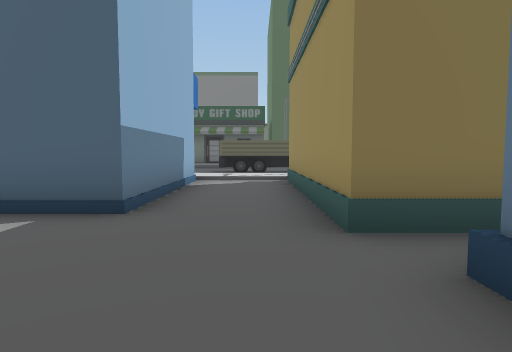
View 1 (above)

24 first-person views from a walk through a Unity game level. The camera is 1.4 m above the floor, tilts 4° down and sees 75° across. The floor is counted in squares, 2 m on a side. Each view is taken from the middle of a square. On the plan, view 1 faces up. The plan holds only what a view shows up to about 10 squares ahead; the rest is blank. The place goes on beyond the plan.

View 2
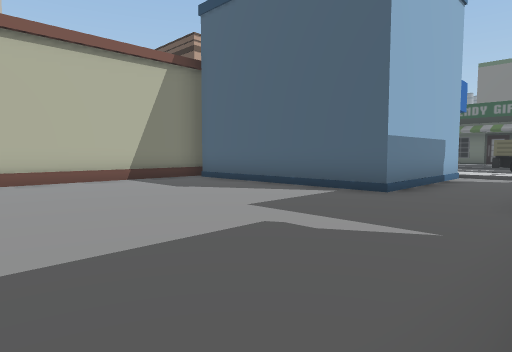

View 3
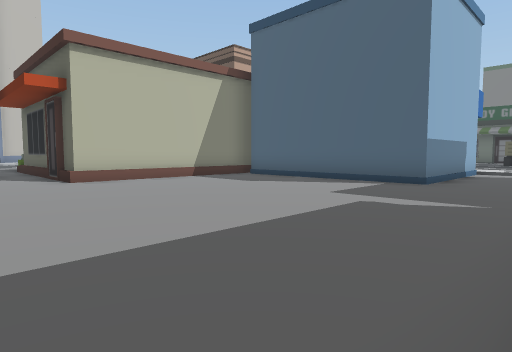

View 4
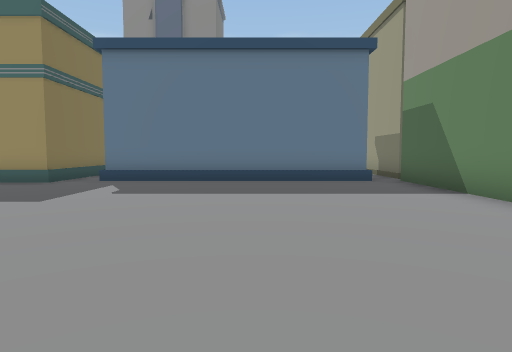

View 5
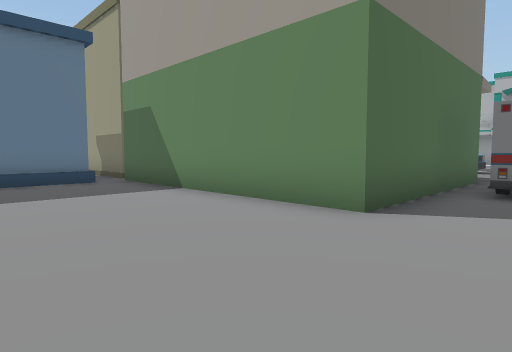

View 6
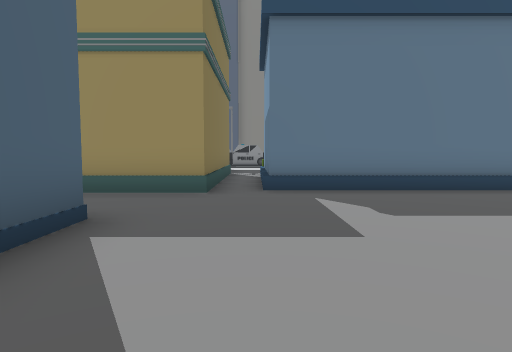

View 7
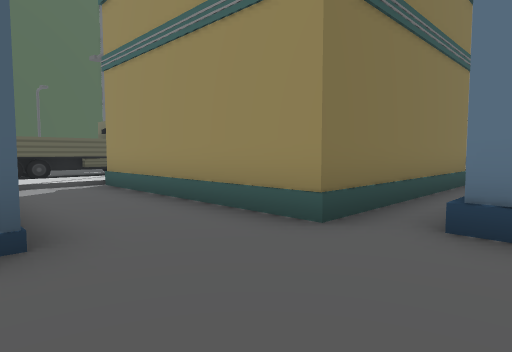

View 8
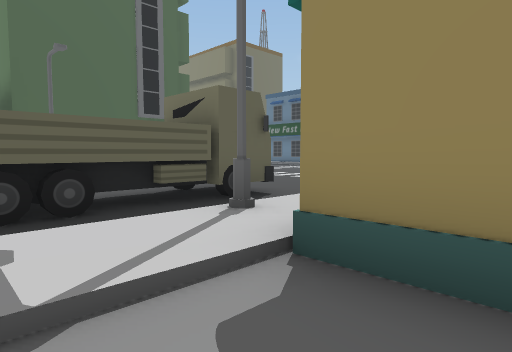

View 9
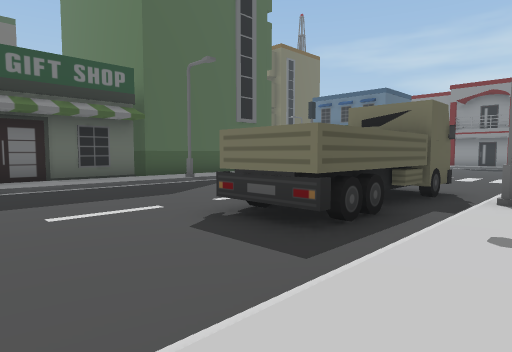

View 10
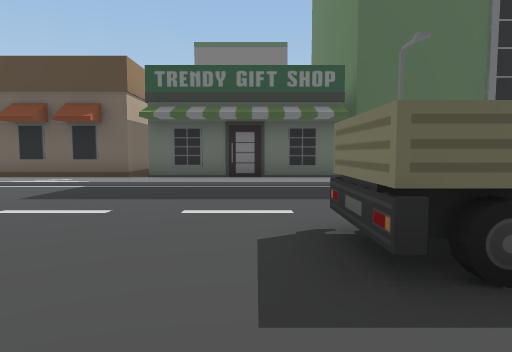

View 11
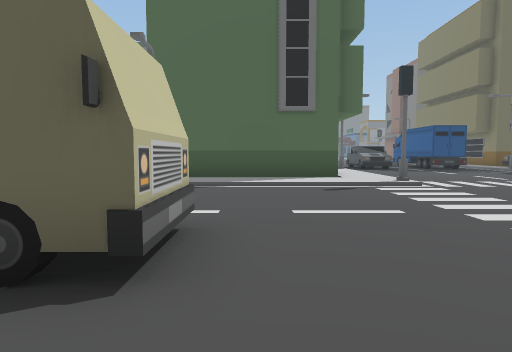

View 12
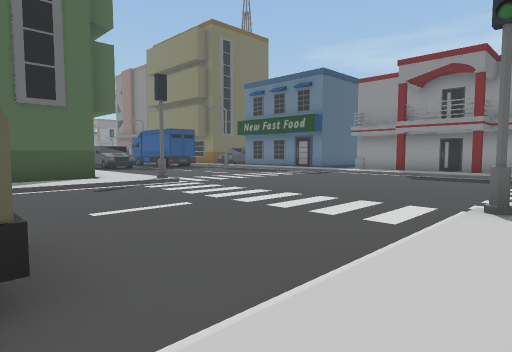

View 13
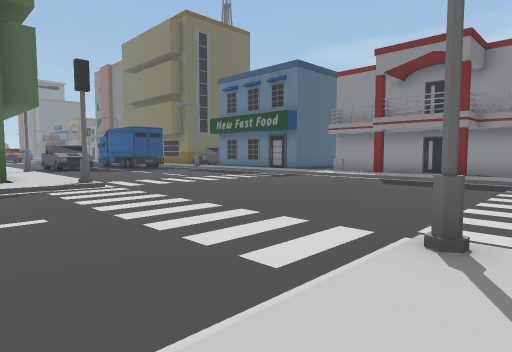

View 14
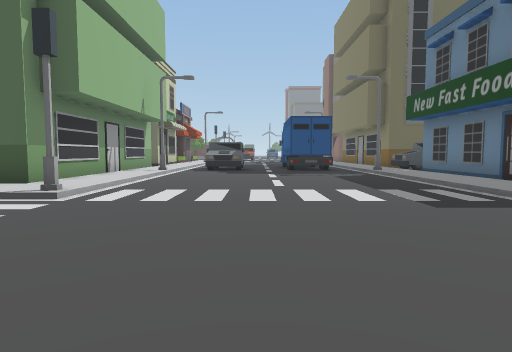

View 15
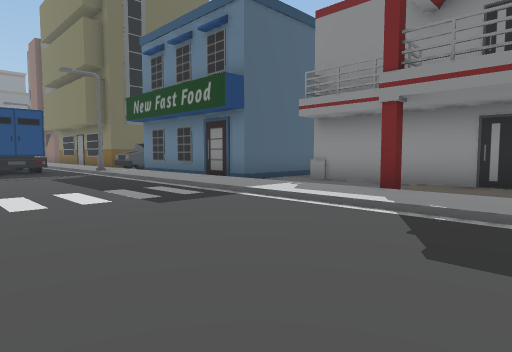

View 16
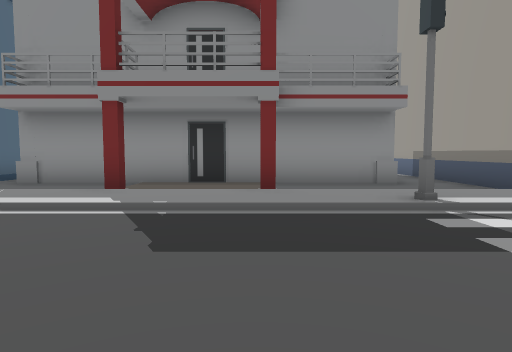

View 17
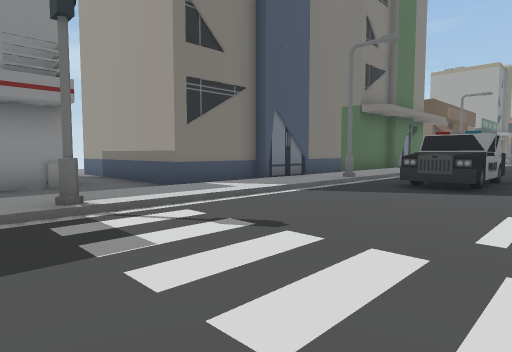

View 18
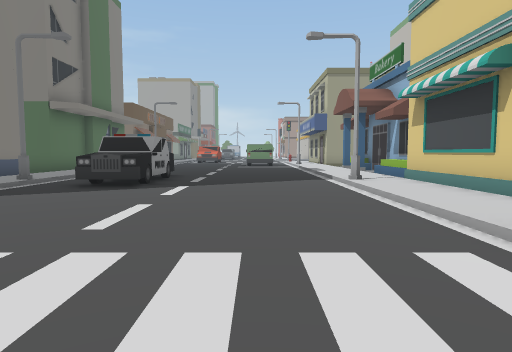

View 19
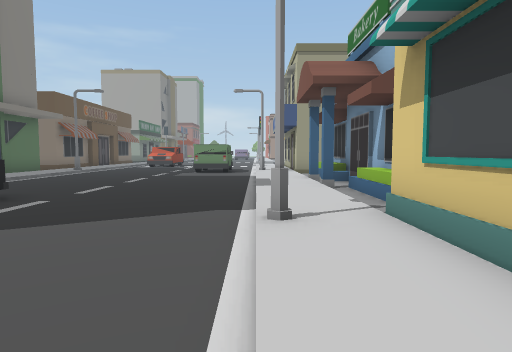

View 20
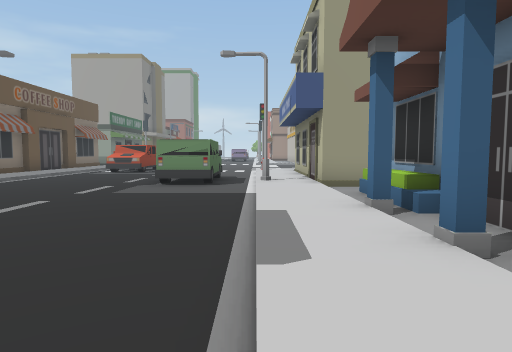

View 21
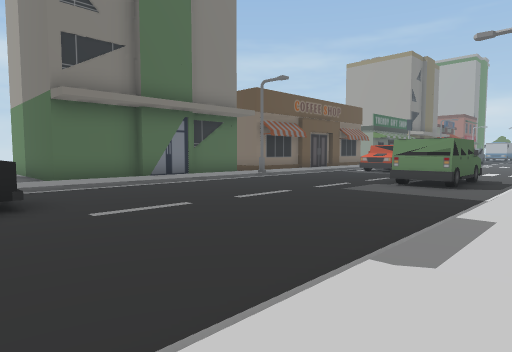

View 22
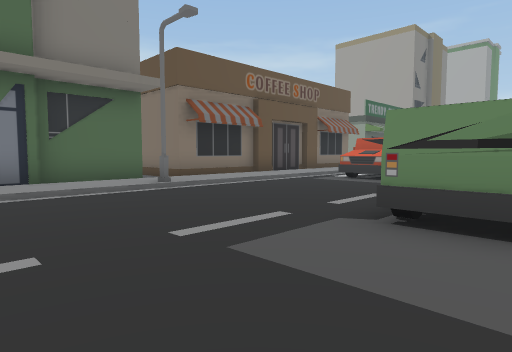

View 23
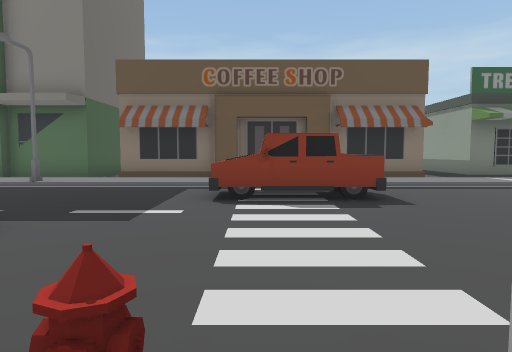

View 24
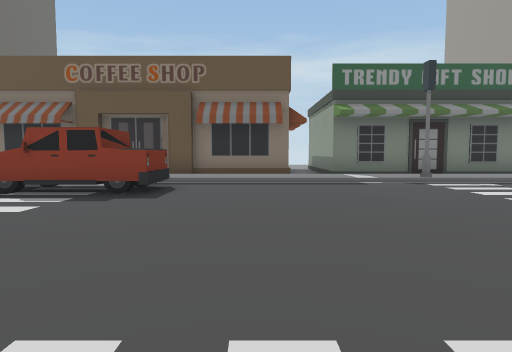

### Floor plan
Key: @ floor where view 1 was taken; # wall or solid block; . main floor; : floor 0.25 m higher than the main floor; / step, stairs or slope; B building; T truck; S streetlight; C car; H hydrant; O other object.
Columns run from 7 left of view 1 to 22 right of it. Each row starts with its distance up from view 1.
 23                     ..
 22              B:/....../:B
 21              B:/....../:B
 20         B    B:/....../:B
 19 ########BBBBBB:/....../:BBBB
 18 :::::::::::::::/....../:...
 17 ////////S//////#....../:..#
 16 ....................../:..#
 15 ......... ............/:..#
 14  .......  ............/:#.#
 13   ..................../:..#
 12   ....TT TT.........../:#.#
 11    ...TTTTT.........../:..#
 10    /////S//////#......#:..#
  9    ::::::::::::/....../:..#
  8      B..#     : ....../:.....
  7      B..#     :/....../:BBBBBB
  6      B..#    #:/....../:B
  5      B..#    #:/....../:B
  4 B#BBBB..#    #:/....C./:B
  3 ........######:S....CCS:B
  2 ........////////....C./:B
  1 ......../BBBB///....C./:B
  0 .......@/B  B///....../:..
 -1 ......../B  B.:/....../:BBB
 -2 ......../B  B.:/....../:B
 -3 ......../B  B///....../:B
 -4 ......../B  B///....../:B
 -5 ......../B  B///....../:B
 -6 ..BBBBBBB#####:/.O..../:B
 -7  .B          #:SOO....S:B
 -8  OB          #:/O ..../:##
 -9  OB             O ..../:#
-10   B             ....../:#
-11   B            /....TT/:#
-12               :H....TT  #
-13                /....TT  #
-14                 ....TT/:#
-15                ......./:#
-16               ......../:#
-17                ......./:#
-18                 ....../:
-19                  ...../:#
-20                    ...#:#
-21                     ../:#
-22                       /:#
-23                        :#
-24                         #

Positions as (right, up) in squares from view 1, and headings:
1: (0, 0), facing up
2: (1, -2), facing up-left
3: (1, -4), facing up-left
4: (-7, -2), facing right
5: (-7, -2), facing down-right
6: (-5, 2), facing right
7: (-2, 1), facing up-right
8: (-1, 7), facing up-right
9: (-4, 9), facing up-right
10: (-2, 9), facing up
11: (4, 9), facing up
12: (3, 9), facing up-right
13: (5, 9), facing up-right
14: (11, 12), facing up
15: (11, 12), facing up-right
16: (11, 12), facing right
17: (11, 11), facing down-right
18: (10, 11), facing down
19: (8, 7), facing down
20: (8, 2), facing down
21: (7, 2), facing down-right
22: (9, -3), facing down-right
23: (7, -12), facing right
24: (7, -16), facing right
